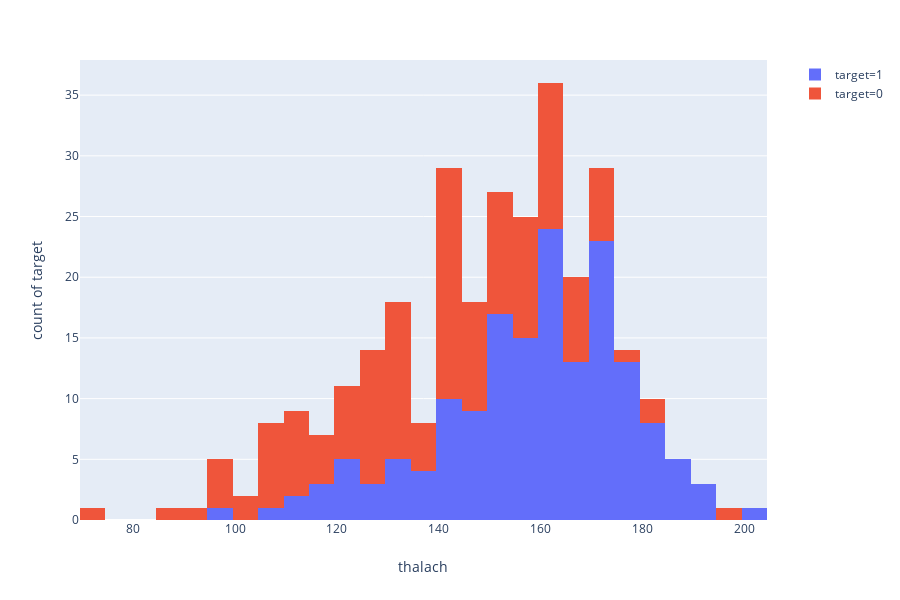

The notebook cell saved with this chart:
### Code cell
fig = px.histogram(heart, x="thalach", y="target", color="target")
plt.savefig('Log_histogram')
fig.show()

### Figure 1 — Plotly figure (JSON) as saved in the notebook; plotly's stock layout.template omitted (floating-point values rounded to 4 significant figures; data arrays with more than 128 entries replaced by an {"elided": "..."} marker saying what was removed)
{"data": [{"alignmentgroup": "True", "bingroup": "x", "hoverlabel": {"namelength": 0}, "hovertemplate": "target=1<br>thalach=%{x}<br>count of target=%{y}", "legendgroup": "target=1", "marker": {"color": "#636efa"}, "name": "target=1", "offsetgroup": "target=1", "orientation": "v", "showlegend": true, "type": "histogram", "x": {"elided": "165 int values"}, "xaxis": "x", "y": {"elided": "165 int values"}, "yaxis": "y"}, {"alignmentgroup": "True", "bingroup": "x", "hoverlabel": {"namelength": 0}, "hovertemplate": "target=0<br>thalach=%{x}<br>count of target=%{y}", "legendgroup": "target=0", "marker": {"color": "#EF553B"}, "name": "target=0", "offsetgroup": "target=0", "orientation": "v", "showlegend": true, "type": "histogram", "x": {"elided": "138 int values"}, "xaxis": "x", "y": {"elided": "138 int values"}, "yaxis": "y"}], "layout": {"barmode": "relative", "height": 600, "legend": {"tracegroupgap": 0}, "margin": {"t": 60}, "xaxis": {"anchor": "y", "domain": [0, 0.98], "title": {"text": "thalach"}}, "yaxis": {"anchor": "x", "categoryarray": [0, 1], "categoryorder": "array", "domain": [0, 1], "title": {"text": "count of target"}}}}
